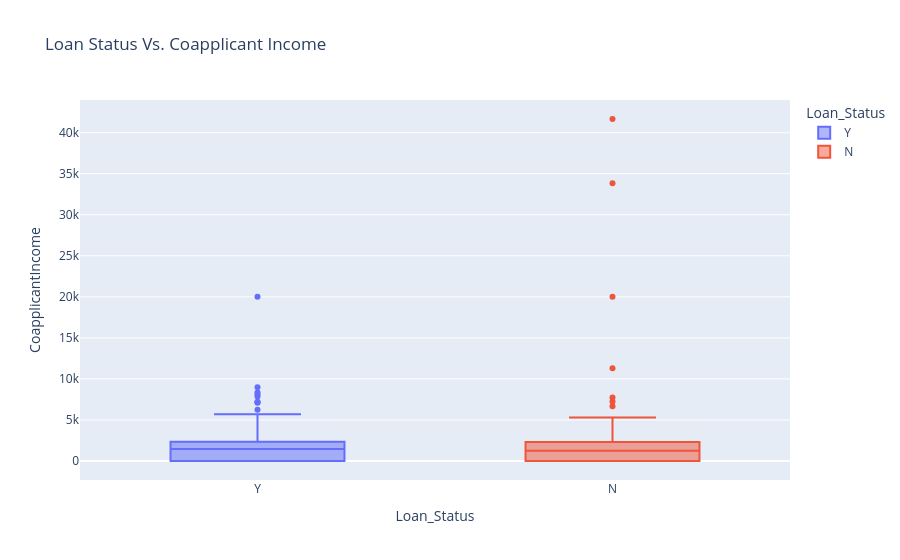

Notebook code for this chart:
### Code cell
# Now let's have a look at the relationship between the income of the loan co-applicant and the loan status
fig_coapplicant_income = px.box(data, x = 'Loan_Status', y = 'CoapplicantIncome', color = 'Loan_Status', title = 'Loan Status Vs. Coapplicant Income')

fig_coapplicant_income.show()

### Figure 1 — Plotly figure (JSON) as saved in the notebook; plotly's stock layout.template omitted (floating-point values rounded to 4 significant figures; data arrays with more than 128 entries replaced by an {"elided": "..."} marker saying what was removed)
{"data": [{"alignmentgroup": "True", "hovertemplate": "Loan_Status=%{x}<br>CoapplicantIncome=%{y}<extra></extra>", "legendgroup": "Y", "marker": {"color": "#636efa"}, "name": "Y", "notched": false, "offsetgroup": "Y", "orientation": "v", "showlegend": true, "type": "box", "x": {"elided": "389 str values"}, "x0": " ", "xaxis": "x", "y": {"elided": "389 float values"}, "y0": " ", "yaxis": "y"}, {"alignmentgroup": "True", "hovertemplate": "Loan_Status=%{x}<br>CoapplicantIncome=%{y}<extra></extra>", "legendgroup": "N", "marker": {"color": "#EF553B"}, "name": "N", "notched": false, "offsetgroup": "N", "orientation": "v", "showlegend": true, "type": "box", "x": {"elided": "175 str values"}, "x0": " ", "xaxis": "x", "y": {"elided": "175 int values"}, "y0": " ", "yaxis": "y"}], "layout": {"autosize": true, "boxmode": "overlay", "legend": {"title": {"text": "Loan_Status"}, "tracegroupgap": 0}, "title": {"text": "Loan Status Vs. Coapplicant Income"}, "xaxis": {"anchor": "y", "autorange": true, "categoryarray": ["Y", "N"], "categoryorder": "array", "domain": [0, 1], "range": [-0.5, 1.5], "title": {"text": "Loan_Status"}, "type": "category"}, "yaxis": {"anchor": "x", "autorange": true, "domain": [0, 1], "range": [-2315.0, 43980.0], "title": {"text": "CoapplicantIncome"}, "type": "linear"}}}
